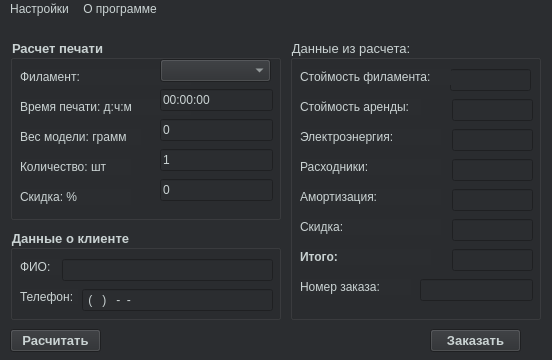
<?xml version="1.0" encoding="UTF-8"?>
<ui version="4.0">
 <class>MainWindow</class>
 <widget class="QMainWindow" name="MainWindow">
  <property name="geometry">
   <rect>
    <x>0</x>
    <y>0</y>
    <width>552</width>
    <height>360</height>
   </rect>
  </property>
  <property name="minimumSize">
   <size>
    <width>552</width>
    <height>360</height>
   </size>
  </property>
  <property name="maximumSize">
   <size>
    <width>552</width>
    <height>360</height>
   </size>
  </property>
  <property name="font">
   <font>
    <pointsize>10</pointsize>
   </font>
  </property>
  <property name="windowTitle">
   <string>Калькулятор 3D печати</string>
  </property>
  <property name="windowIcon">
   <iconset>
    <normaloff>icons8.gif</normaloff>icons8.gif</iconset>
  </property>
  <property name="styleSheet">
   <string notr="true">background-color: rgb(43, 45, 48);
alternate-background-color: rgb(30, 31, 34);
color: rgb(202, 211, 211);
selection-color: rgb(67, 69, 74);</string>
  </property>
  <widget class="QWidget" name="centralwidget">
   <widget class="QGroupBox" name="groupBox">
    <property name="geometry">
     <rect>
      <x>10</x>
      <y>20</y>
      <width>271</width>
      <height>181</height>
     </rect>
    </property>
    <property name="font">
     <font>
      <pointsize>10</pointsize>
      <weight>75</weight>
      <bold>true</bold>
     </font>
    </property>
    <property name="title">
     <string>Расчет печати</string>
    </property>
    <widget class="QLabel" name="label">
     <property name="geometry">
      <rect>
       <x>10</x>
       <y>30</y>
       <width>171</width>
       <height>16</height>
      </rect>
     </property>
     <property name="font">
      <font>
       <weight>50</weight>
       <bold>false</bold>
      </font>
     </property>
     <property name="text">
      <string>Филамент:</string>
     </property>
    </widget>
    <widget class="QComboBox" name="comboBoxMaterial">
     <property name="geometry">
      <rect>
       <x>150</x>
       <y>20</y>
       <width>111</width>
       <height>23</height>
      </rect>
     </property>
     <property name="whatsThis">
      <string>&lt;html&gt;&lt;head/&gt;&lt;body&gt;&lt;p&gt;Выберите филамент&lt;/p&gt;&lt;/body&gt;&lt;/html&gt;</string>
     </property>
     <property name="currentText">
      <string/>
     </property>
     <property name="placeholderText" stdset="0">
      <string/>
     </property>
    </widget>
    <widget class="QLabel" name="label_2">
     <property name="geometry">
      <rect>
       <x>10</x>
       <y>60</y>
       <width>171</width>
       <height>16</height>
      </rect>
     </property>
     <property name="text">
      <string>Время печати: д:ч:м</string>
     </property>
    </widget>
    <widget class="QLineEdit" name="lineEditTime">
     <property name="geometry">
      <rect>
       <x>150</x>
       <y>50</y>
       <width>113</width>
       <height>22</height>
      </rect>
     </property>
     <property name="whatsThis">
      <string>&lt;html&gt;&lt;head/&gt;&lt;body&gt;&lt;p&gt;Дней:Часов:Минут&lt;/p&gt;&lt;/body&gt;&lt;/html&gt;</string>
     </property>
     <property name="inputMask">
      <string>99:99:99</string>
     </property>
     <property name="text">
      <string>00:00:00</string>
     </property>
     <property name="cursorPosition">
      <number>1</number>
     </property>
    </widget>
    <widget class="QLineEdit" name="lineEditWeight">
     <property name="geometry">
      <rect>
       <x>150</x>
       <y>80</y>
       <width>113</width>
       <height>22</height>
      </rect>
     </property>
     <property name="whatsThis">
      <string>&lt;html&gt;&lt;head/&gt;&lt;body&gt;&lt;p&gt;Грамм&lt;/p&gt;&lt;/body&gt;&lt;/html&gt;</string>
     </property>
     <property name="inputMask">
      <string>9999</string>
     </property>
     <property name="text">
      <string>0</string>
     </property>
     <property name="cursorPosition">
      <number>1</number>
     </property>
    </widget>
    <widget class="QLineEdit" name="lineEditPsi">
     <property name="geometry">
      <rect>
       <x>150</x>
       <y>110</y>
       <width>113</width>
       <height>22</height>
      </rect>
     </property>
     <property name="whatsThis">
      <string>&lt;html&gt;&lt;head/&gt;&lt;body&gt;&lt;p&gt;Количество в штуках&lt;/p&gt;&lt;/body&gt;&lt;/html&gt;</string>
     </property>
     <property name="inputMask">
      <string>9999</string>
     </property>
     <property name="text">
      <string>1</string>
     </property>
     <property name="cursorPosition">
      <number>1</number>
     </property>
    </widget>
    <widget class="QLineEdit" name="lineEditSale">
     <property name="geometry">
      <rect>
       <x>150</x>
       <y>140</y>
       <width>113</width>
       <height>22</height>
      </rect>
     </property>
     <property name="whatsThis">
      <string>&lt;html&gt;&lt;head/&gt;&lt;body&gt;&lt;p&gt;Указать в процентах&lt;/p&gt;&lt;/body&gt;&lt;/html&gt;</string>
     </property>
     <property name="inputMask">
      <string>99</string>
     </property>
     <property name="text">
      <string>0</string>
     </property>
     <property name="cursorPosition">
      <number>1</number>
     </property>
    </widget>
    <widget class="QLabel" name="label_3">
     <property name="geometry">
      <rect>
       <x>10</x>
       <y>90</y>
       <width>121</width>
       <height>16</height>
      </rect>
     </property>
     <property name="text">
      <string>Вес модели: грамм</string>
     </property>
    </widget>
    <widget class="QLabel" name="label_4">
     <property name="geometry">
      <rect>
       <x>10</x>
       <y>120</y>
       <width>111</width>
       <height>16</height>
      </rect>
     </property>
     <property name="text">
      <string>Количество: шт</string>
     </property>
    </widget>
    <widget class="QLabel" name="label_5">
     <property name="geometry">
      <rect>
       <x>10</x>
       <y>150</y>
       <width>111</width>
       <height>16</height>
      </rect>
     </property>
     <property name="text">
      <string>Скидка: %</string>
     </property>
    </widget>
   </widget>
   <widget class="QGroupBox" name="groupBox_2">
    <property name="geometry">
     <rect>
      <x>10</x>
      <y>210</y>
      <width>271</width>
      <height>91</height>
     </rect>
    </property>
    <property name="font">
     <font>
      <pointsize>10</pointsize>
      <weight>75</weight>
      <bold>true</bold>
     </font>
    </property>
    <property name="title">
     <string>Данные о клиенте</string>
    </property>
    <widget class="QLineEdit" name="lineEditName">
     <property name="geometry">
      <rect>
       <x>52</x>
       <y>30</y>
       <width>211</width>
       <height>22</height>
      </rect>
     </property>
     <property name="whatsThis">
      <string>&lt;html&gt;&lt;head/&gt;&lt;body&gt;&lt;p&gt;Фамилия Имя Отчество&lt;/p&gt;&lt;/body&gt;&lt;/html&gt;</string>
     </property>
    </widget>
    <widget class="QLineEdit" name="lineEditPhone">
     <property name="geometry">
      <rect>
       <x>72</x>
       <y>60</y>
       <width>191</width>
       <height>22</height>
      </rect>
     </property>
     <property name="whatsThis">
      <string>&lt;html&gt;&lt;head/&gt;&lt;body&gt;&lt;p&gt;Номер телефона&lt;/p&gt;&lt;/body&gt;&lt;/html&gt;</string>
     </property>
     <property name="inputMask">
      <string>9(999)999-99-99</string>
     </property>
    </widget>
    <widget class="QLabel" name="label_6">
     <property name="geometry">
      <rect>
       <x>10</x>
       <y>30</y>
       <width>41</width>
       <height>16</height>
      </rect>
     </property>
     <property name="text">
      <string>ФИО:</string>
     </property>
    </widget>
    <widget class="QLabel" name="label_7">
     <property name="geometry">
      <rect>
       <x>10</x>
       <y>60</y>
       <width>58</width>
       <height>15</height>
      </rect>
     </property>
     <property name="text">
      <string>Телефон:</string>
     </property>
    </widget>
   </widget>
   <widget class="QPushButton" name="pushButtonCalc">
    <property name="geometry">
     <rect>
      <x>10</x>
      <y>310</y>
      <width>91</width>
      <height>23</height>
     </rect>
    </property>
    <property name="font">
     <font>
      <pointsize>10</pointsize>
      <weight>75</weight>
      <bold>true</bold>
     </font>
    </property>
    <property name="text">
     <string>Расчитать</string>
    </property>
   </widget>
   <widget class="QPushButton" name="pushButtonOrder">
    <property name="geometry">
     <rect>
      <x>430</x>
      <y>310</y>
      <width>91</width>
      <height>23</height>
     </rect>
    </property>
    <property name="font">
     <font>
      <pointsize>10</pointsize>
      <weight>75</weight>
      <bold>true</bold>
     </font>
    </property>
    <property name="text">
     <string>Заказать</string>
    </property>
   </widget>
   <widget class="QGroupBox" name="groupBox_3">
    <property name="geometry">
     <rect>
      <x>290</x>
      <y>20</y>
      <width>251</width>
      <height>281</height>
     </rect>
    </property>
    <property name="font">
     <font>
      <pointsize>10</pointsize>
      <weight>50</weight>
      <bold>false</bold>
     </font>
    </property>
    <property name="title">
     <string>Данные из расчета:</string>
    </property>
    <widget class="QLineEdit" name="lineEditFilament">
     <property name="enabled">
      <bool>false</bool>
     </property>
     <property name="geometry">
      <rect>
       <x>160</x>
       <y>30</y>
       <width>81</width>
       <height>22</height>
      </rect>
     </property>
    </widget>
    <widget class="QLabel" name="label_8">
     <property name="geometry">
      <rect>
       <x>10</x>
       <y>30</y>
       <width>151</width>
       <height>16</height>
      </rect>
     </property>
     <property name="text">
      <string>Стоймость филамента:</string>
     </property>
    </widget>
    <widget class="QLineEdit" name="lineEditRenting">
     <property name="enabled">
      <bool>false</bool>
     </property>
     <property name="geometry">
      <rect>
       <x>162</x>
       <y>60</y>
       <width>81</width>
       <height>22</height>
      </rect>
     </property>
    </widget>
    <widget class="QLabel" name="label_9">
     <property name="geometry">
      <rect>
       <x>10</x>
       <y>60</y>
       <width>121</width>
       <height>16</height>
      </rect>
     </property>
     <property name="text">
      <string>Стоймость аренды:</string>
     </property>
    </widget>
    <widget class="QLineEdit" name="lineEditElectric">
     <property name="enabled">
      <bool>false</bool>
     </property>
     <property name="geometry">
      <rect>
       <x>162</x>
       <y>90</y>
       <width>81</width>
       <height>22</height>
      </rect>
     </property>
    </widget>
    <widget class="QLineEdit" name="lineEditConsumables">
     <property name="enabled">
      <bool>false</bool>
     </property>
     <property name="geometry">
      <rect>
       <x>162</x>
       <y>120</y>
       <width>81</width>
       <height>22</height>
      </rect>
     </property>
    </widget>
    <widget class="QLineEdit" name="lineEditDepreciation">
     <property name="enabled">
      <bool>false</bool>
     </property>
     <property name="geometry">
      <rect>
       <x>162</x>
       <y>150</y>
       <width>81</width>
       <height>22</height>
      </rect>
     </property>
    </widget>
    <widget class="QLineEdit" name="lineEditPriseSale">
     <property name="enabled">
      <bool>false</bool>
     </property>
     <property name="geometry">
      <rect>
       <x>162</x>
       <y>180</y>
       <width>81</width>
       <height>22</height>
      </rect>
     </property>
    </widget>
    <widget class="QLineEdit" name="lineEditResult">
     <property name="enabled">
      <bool>false</bool>
     </property>
     <property name="geometry">
      <rect>
       <x>162</x>
       <y>210</y>
       <width>81</width>
       <height>22</height>
      </rect>
     </property>
     <property name="font">
      <font>
       <weight>75</weight>
       <bold>true</bold>
      </font>
     </property>
    </widget>
    <widget class="QLineEdit" name="lineEditNumbeOrder">
     <property name="enabled">
      <bool>false</bool>
     </property>
     <property name="geometry">
      <rect>
       <x>130</x>
       <y>240</y>
       <width>113</width>
       <height>22</height>
      </rect>
     </property>
    </widget>
    <widget class="QLabel" name="label_10">
     <property name="geometry">
      <rect>
       <x>10</x>
       <y>90</y>
       <width>141</width>
       <height>16</height>
      </rect>
     </property>
     <property name="text">
      <string>Электроэнергия:</string>
     </property>
    </widget>
    <widget class="QLabel" name="label_11">
     <property name="geometry">
      <rect>
       <x>10</x>
       <y>120</y>
       <width>141</width>
       <height>16</height>
      </rect>
     </property>
     <property name="text">
      <string>Расходники:</string>
     </property>
    </widget>
    <widget class="QLabel" name="label_12">
     <property name="geometry">
      <rect>
       <x>10</x>
       <y>150</y>
       <width>141</width>
       <height>16</height>
      </rect>
     </property>
     <property name="text">
      <string>Амортизация:</string>
     </property>
    </widget>
    <widget class="QLabel" name="label_13">
     <property name="geometry">
      <rect>
       <x>10</x>
       <y>180</y>
       <width>141</width>
       <height>16</height>
      </rect>
     </property>
     <property name="text">
      <string>Скидка:</string>
     </property>
    </widget>
    <widget class="QLabel" name="label_14">
     <property name="geometry">
      <rect>
       <x>10</x>
       <y>210</y>
       <width>131</width>
       <height>16</height>
      </rect>
     </property>
     <property name="font">
      <font>
       <weight>75</weight>
       <bold>true</bold>
      </font>
     </property>
     <property name="text">
      <string>Итого:</string>
     </property>
    </widget>
    <widget class="QLabel" name="label_15">
     <property name="geometry">
      <rect>
       <x>10</x>
       <y>240</y>
       <width>111</width>
       <height>16</height>
      </rect>
     </property>
     <property name="text">
      <string>Номер заказа:</string>
     </property>
    </widget>
   </widget>
  </widget>
  <widget class="QMenuBar" name="menubar">
   <property name="geometry">
    <rect>
     <x>0</x>
     <y>0</y>
     <width>552</width>
     <height>21</height>
    </rect>
   </property>
   <widget class="QMenu" name="menu">
    <property name="title">
     <string>Настройки</string>
    </property>
    <addaction name="action_filament"/>
    <addaction name="action_setings"/>
    <addaction name="separator"/>
    <addaction name="action_client"/>
    <addaction name="action_order"/>
   </widget>
   <widget class="QMenu" name="menu_2">
    <property name="title">
     <string>О программе</string>
    </property>
   </widget>
   <addaction name="menu"/>
   <addaction name="menu_2"/>
  </widget>
  <action name="action_filament">
   <property name="text">
    <string>Филамент</string>
   </property>
  </action>
  <action name="action_setings">
   <property name="text">
    <string>Основные</string>
   </property>
  </action>
  <action name="action_client">
   <property name="text">
    <string>Клиентская база</string>
   </property>
  </action>
  <action name="action_order">
   <property name="text">
    <string>Заказы</string>
   </property>
  </action>
 </widget>
 <resources/>
 <connections/>
</ui>
